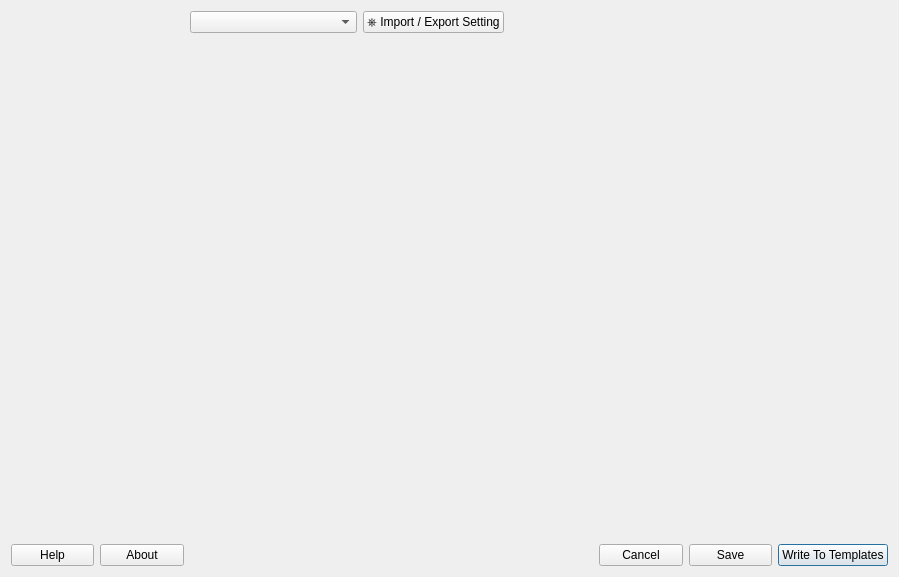
<?xml version="1.0" encoding="UTF-8"?>
<ui version="4.0">
 <author>Henrik Giesel</author>
 <class>AMConfig</class>
 <widget class="QDialog" name="AMConfig">
  <property name="geometry">
   <rect>
    <x>0</x>
    <y>0</y>
    <width>899</width>
    <height>577</height>
   </rect>
  </property>
  <property name="windowTitle">
   <string>Script Manager Settings</string>
  </property>
  <layout class="QGridLayout" name="gridLayout">
   <item row="2" column="0">
    <widget class="QPushButton" name="helpButton">
     <property name="text">
      <string>Help</string>
     </property>
     <property name="autoDefault">
      <bool>false</bool>
     </property>
    </widget>
   </item>
   <item row="2" column="7">
    <widget class="QPushButton" name="saveButton">
     <property name="text">
      <string>Save</string>
     </property>
     <property name="autoDefault">
      <bool>false</bool>
     </property>
    </widget>
   </item>
   <item row="0" column="2" colspan="2">
    <widget class="AMConfigModelchooser" name="modelChooser"/>
   </item>
   <item row="0" column="4">
    <widget class="QPushButton" name="importButton">
     <property name="text">
      <string>⎈ Import / Export Setting</string>
     </property>
    </widget>
   </item>
   <item row="2" column="1">
    <widget class="QPushButton" name="aboutButton">
     <property name="text">
      <string>About</string>
     </property>
     <property name="autoDefault">
      <bool>false</bool>
     </property>
    </widget>
   </item>
   <item row="2" column="8">
    <widget class="QPushButton" name="wbButton">
     <property name="text">
      <string>Write To Templates</string>
     </property>
     <property name="default">
      <bool>true</bool>
     </property>
    </widget>
   </item>
   <item row="2" column="6">
    <widget class="QPushButton" name="cancelButton">
     <property name="text">
      <string>Cancel</string>
     </property>
     <property name="autoDefault">
      <bool>false</bool>
     </property>
    </widget>
   </item>
   <item row="2" column="2" colspan="4">
    <spacer name="horizontalSpacer">
     <property name="orientation">
      <enum>Qt::Horizontal</enum>
     </property>
     <property name="sizeHint" stdset="0">
      <size>
       <width>40</width>
       <height>20</height>
      </size>
     </property>
    </spacer>
   </item>
   <item row="1" column="0" colspan="9">
    <widget class="AMScriptTab" name="configWidget" native="true"/>
   </item>
  </layout>
 </widget>
 <customwidgets>
  <customwidget>
   <class>AMConfigModelchooser</class>
   <extends>QComboBox</extends>
   <header>anki_asset_manager/src/gui_config/custom/am_config_modelchooser</header>
  </customwidget>
  <customwidget>
   <class>AMScriptTab</class>
   <extends>QWidget</extends>
   <header>anki_asset_manager/src/gui_config/custom/am_script_tab</header>
   <container>1</container>
  </customwidget>
 </customwidgets>
 <resources/>
 <connections/>
</ui>
